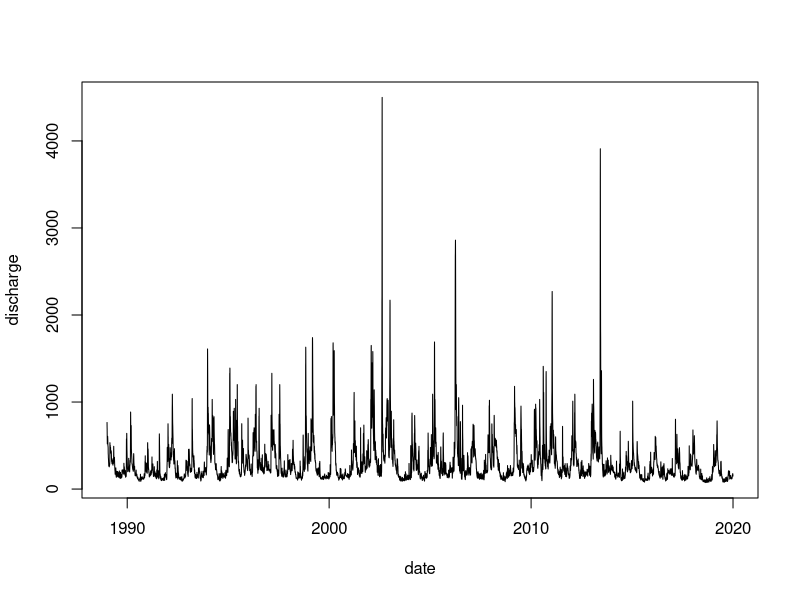
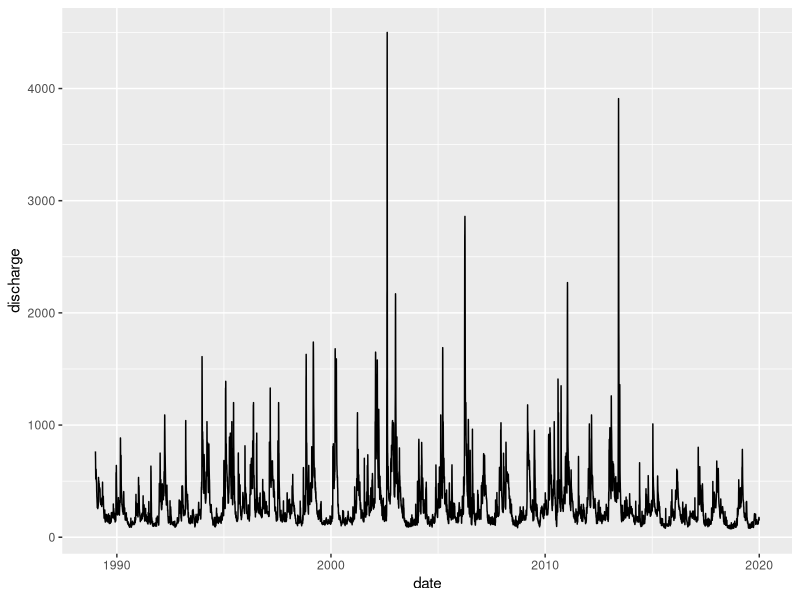

Here is the R script that generated these plots, in order:
## ---- chunk 1
knitr::opts_chunk$set(echo = TRUE)
## ---- chunk 2
library(readr)     # modernized functions to read rectangular data like csv
library(dplyr)     # the most essential tidyverse packages
library(tidyr)     # contains for example pivot tables
library(lubridate) # a tidyverse package for dates
library(ggplot2)   # high level plotting with the grammar of graphics
## ---- chunk 3
#| echo: false
#| tbl-cap: "Kenngrößen des Abflusses"

library(readr)
tabdata <- read.csv("../data/HQ-table.csv")
knitr::kable(tabdata)
## ---- chunk 4
elbe <- read.csv("../data/elbe.csv")
elbe$date <- as.POSIXct(elbe$date, tz="UTC")
plot(discharge~date, data = elbe, type = "l")
## ---- chunk 5
ggplot(data = elbe) +
  geom_line(aes(x = date, y = discharge))

## ---- chunk 6
summary(elbe$discharge)
## ---- chunk 7
# Minimum NNQ:
print("NNQ:")
elbe[which.min(elbe$discharge), "date"]

# Maximum HHQ:
print("HHQ:")
elbe[which.max(elbe$discharge), "date"]

## ---- chunk 8
elbe$jahr <- year(elbe$date)
head(elbe)
## ---- chunk 9
NQ <- aggregate(discharge ~ jahr, data = elbe, FUN = min)
print("NQ")
head(NQ)
tail(NQ)
## ---- chunk 10
MNQ <- mean(NQ$discharge)
MNQ
## ---- chunk 11
HQ <- aggregate(discharge ~ jahr, data = elbe, FUN = max)
MHQ <- mean(HQ$discharge)
head(HQ)
tail(HQ)
print("MHQ")
MHQ
